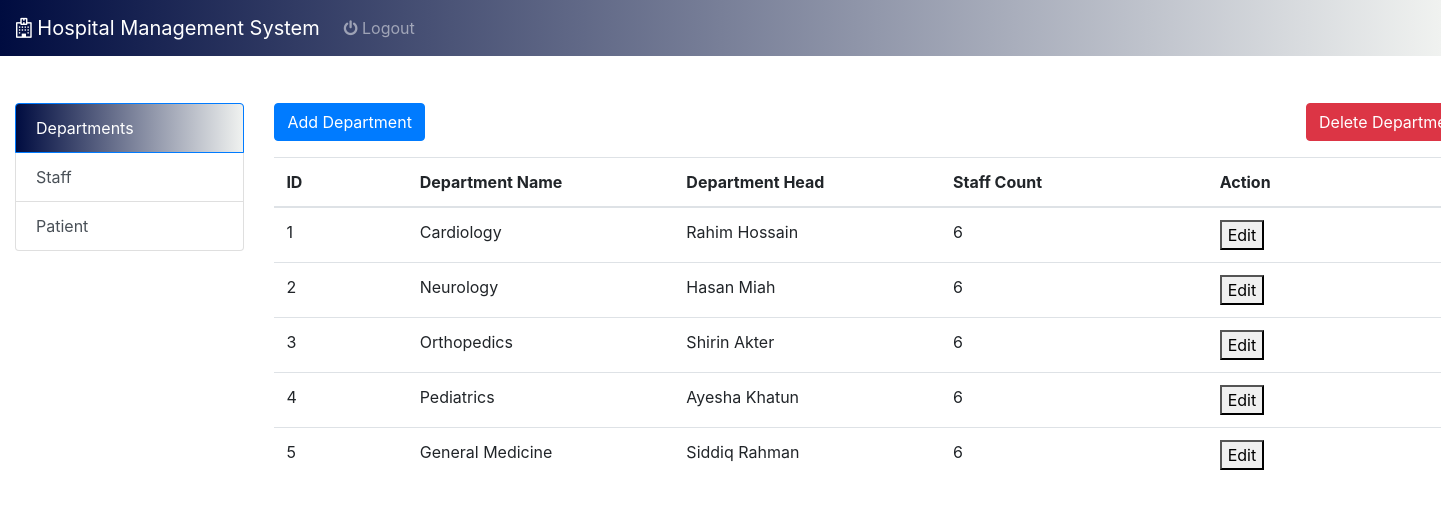
/admin_dashboard.php (signed in), run on the app's committed database.
### tables this page shows
CREATE TABLE `department` (
  `dept_id` int(11) NOT NULL,
  `dept_name` varchar(50) NOT NULL,
  `dept_head` varchar(50) DEFAULT NULL,
  `staff_count` int(11) DEFAULT NULL,
  `created_at` timestamp NOT NULL DEFAULT current_timestamp(),
  `updated_at` timestamp NOT NULL DEFAULT current_timestamp() ON UPDATE current_timestamp()
);

### admin_func.php (the view, shortened to what this page needs)
<?php
include 'config.php';
function displayDepartmentsTable()
{
    global $con;
    $sql = "SELECT d.dept_id, d.dept_name,
                   CONCAT(h.first_name, ' ', h.last_name) AS dept_head,
                   COUNT(s.user_id) AS staff_count
            FROM Department d
            LEFT JOIN Staff s ON d.dept_id = s.dept_id
            LEFT JOIN Staff h ON d.dept_head = h.user_id
            GROUP BY d.dept_id";
    $result = $con->query($sql);
    if ($result) {
        if ($result->num_rows > 0) {
            while ($row = $result->fetch_assoc()) {
                echo "<tr>";
                echo "<td>" . htmlspecialchars($row['dept_id']) . "</td>";
                echo "<td>" . htmlspecialchars($row['dept_name']) . "</td>";
                echo "<td>" . htmlspecialchars($row['dept_head'] ? $row['dept_head'] : 'N/A') . "</td>";
                echo "<td>" . htmlspecialchars($row['staff_count'] ? $row['staff_count'] : '0') . "</td>";
                echo "<td><button onclick='showEditModal(" . $row['dept_id'] . ")'>Edit</button></td>";
                echo "</tr>";
            }
        } else {
            echo "<tr><td colspan='5'>No departments found.</td></tr>";
        }
    } else {
        echo "<tr><td colspan='5'>Error: " . mysqli_error($con) . "</td></tr>";
    }
}

### admin_dashboard.php (shortened to what this page needs)
<?php
include 'config.php';
include 'admin_func.php';
?>
<!DOCTYPE html>
<html lang="en">
<head>
    <link rel="stylesheet" href="css/dashboard_style.css">
    <link rel="stylesheet" href="https://stackpath.bootstrapcdn.com/bootstrap/4.3.1/css/bootstrap.min.css">
    <link rel="stylesheet" href="https://cdnjs.cloudflare.com/ajax/libs/font-awesome/4.7.0/css/font-awesome.min.css">
</head>
<body style="padding-top: 50px;">
    <nav class="navbar navbar-expand-lg navbar-dark bg-primary fixed-top">
        <a class="navbar-brand" href="#">
            <i class="fa fa-hospital-o"></i> Hospital Management System</a>
        <div class="collapse navbar-collapse" id="navbarSupportedContent">
            <ul class="navbar-nav mr-auto">
                <li class="nav-item">
                    <a class="nav-link" href="admin.php"><i class="fa fa-power-off" aria-hidden="true"></i> Logout</a>
                </li>
                <li class="nav-item">
                    <a class="nav-link" href="#"></a>
                </li>
            </ul>
        </div>
    </nav>
    <div class="container-fluid" style="margin-top: 10px;">
        <div class="row">
            <div class="col-md-4" style="max-width:18%;margin-top: 3%;">
                <div class="list-group" id="list-tab" role="tablist">
                    <a class="list-group-item list-group-item-action active" href="#list-dept" data-toggle="list">Departments</a>
                    <a class="list-group-item list-group-item-action" href="#list-staff" data-toggle="list">Staff</a>
                    <a class="list-group-item list-group-item-action" href="#list-patient" data-toggle="list">Patient</a>
                </div>
            </div>
            <div class="col-md-8" style="margin-top: 3%;">
                <div class="tab-content" id="nav-tabContent" style="width: 1200px;">
                    <div class="tab-pane fade show active" id="list-dept">
                        <div class="d-flex justify-content-between mb-3">
                            <button class="btn btn-primary" onclick="showAddModal()">Add Department</button>
                            <button class="btn btn-danger" onclick="showDeleteModal()">Delete Department</button>
                        </div>
                        <table class="table table-hover" id="deptViewTable">
                            <thead>
                                <tr>
                                    <th style="width: 10%;">ID</th>
                                    <th style="width: 20%;">Department Name</th>
                                    <th style="width: 20%;">Department Head</th>
                                    <th style="width: 20%;">Staff Count</th>
                                    <th style="width: 20%;">Action</th>
                                </tr>
                            </thead>
                            <tbody>
                                <?php displayDepartmentsTable(); ?>
                            </tbody>
                        </table>
                    </div>
                </div>
            </div>
        </div>
    </div>
</body>
</html>

### css/dashboard_style.css (style rules this page uses)
.bg-primary { background: linear-gradient(to right, #000C40, #F0F2F0); }
.list-group-item.active { background: linear-gradient(to right, #000C40, #F0F2F0); border-color: #c3c3c3; }

### data on the page
department: dept_id "1", dept_name "Cardiology", dept_head "Rahim Hossain", staff_count "6"
department: dept_id "2", dept_name "Neurology", dept_head "Hasan Miah", staff_count "6"
department: dept_id "3", dept_name "Orthopedics", dept_head "Shirin Akter", staff_count "6"
department: dept_id "4", dept_name "Pediatrics", dept_head "Ayesha Khatun", staff_count "6"
department: dept_id "5", dept_name "General Medicine", dept_head "Siddiq Rahman", staff_count "6"
